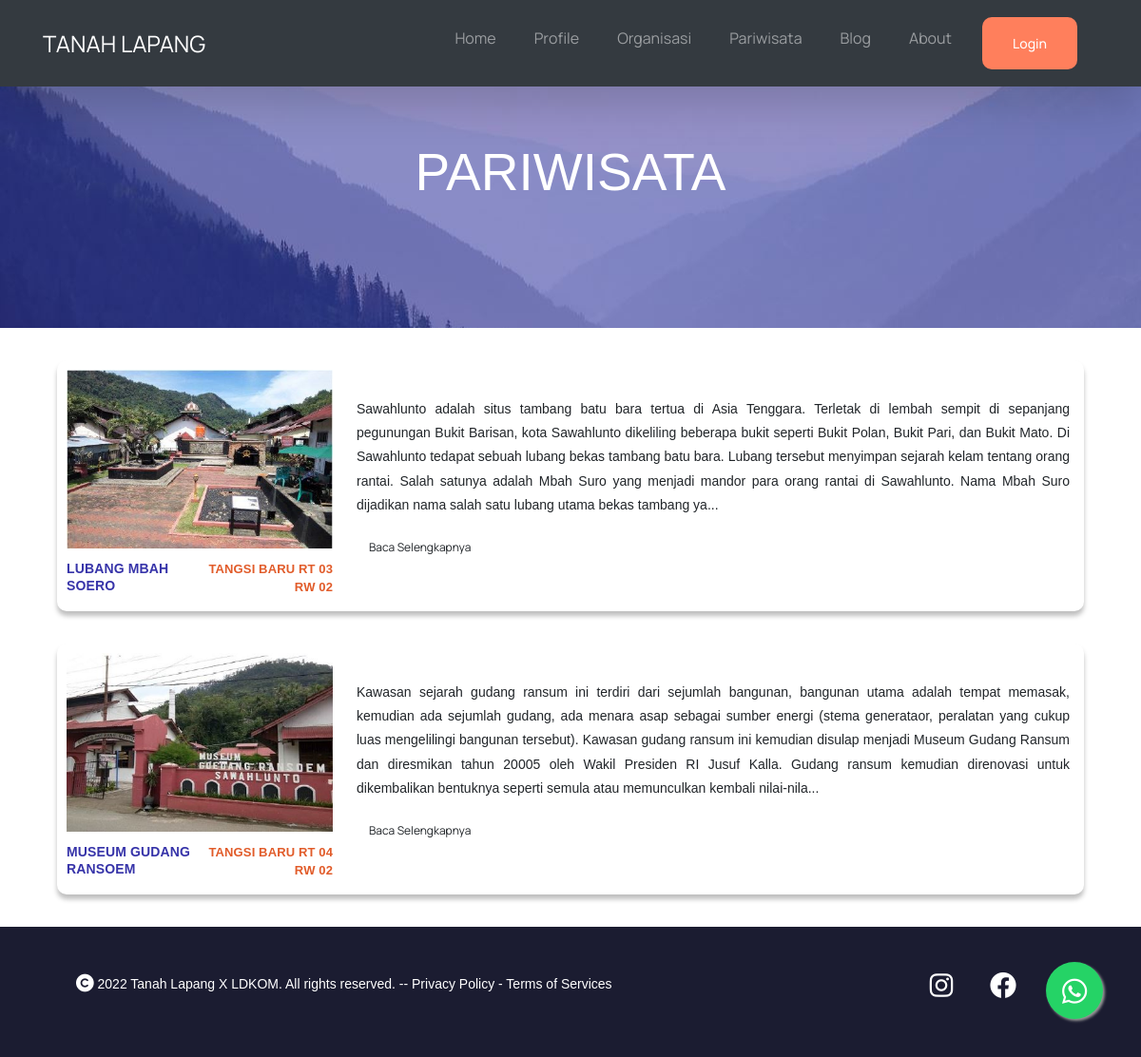
/pariwisata.php, run on the app's committed database.
### tables this page shows
CREATE TABLE `pariwisata_gambar` (
  `id_gambar` int(11) NOT NULL,
  `id_pariwisata` int(11) NOT NULL,
  `gambar` varchar(1000) NOT NULL,
  `image_createtime` datetime NOT NULL
);

CREATE TABLE `pariwisata` (
  `id` int(11) NOT NULL,
  `nama_wisata` varchar(500) NOT NULL,
  `tempat` varchar(1000) NOT NULL,
  `keterangan` text NOT NULL
);

### pariwisata.php (the view, shortened to what this page needs)
<!DOCTYPE html>
<html lang="en">
  <?php include("navbar.php"); ?>
    <div class="bgimg container-fluid banner">
      <div class="container text-center">
        <h1 style="font-size: 55px; padding-bottom:30px; padding-top: 20px;">PARIWISATA</h1>
      </div>
    </div>
    <?php
      include "connect.php";
      $sql = "SELECT * FROM pariwisata INNER JOIN pariwisata_gambar ON pariwisata.id = pariwisata_gambar.id_pariwisata GROUP BY pariwisata.id";
      $pariwisata = $conn->query($sql);
      while($data = $pariwisata -> fetch_assoc()){
    ?>
    <div class="konten">
      <div>
          <img  src="assets/img/pariwisata/<?php echo $data['gambar']?>" style="width: 300px; height:200px; padding: 10px 10px 2px 10px;" >
          <div style="display: flex; ">
          <h3  style="
                  width: 150px;
                  height: 40px;
                  left: 123px;
                  top: 133px;
                  font-style: normal;
                  font-weight: 700;
                  font-size: 14px;
                  line-height: 130%;
                  letter-spacing: 0.01em;
                  color: #3734A9;
                  padding-top: 10px;
                  padding-bottom: 3px;
                  padding-left: 10px;  text-align: left;"><?php echo $data['nama_wisata']?></h3>
          <p style="
          font-style: normal;
          font-weight: 600;
          font-size: 13px;
          line-height: 19px;
          letter-spacing: 0.01em;
          padding-top: 10px;
          color: #E15B29; width: 150px; text-align: right; padding-right: 10px;"><i class="bi bi-geo-alt me-2" aria-hidden="true" ></i><?php echo $data['tempat']?></p>
          </div>
      </div>
           <div class="container-fluid">
              <p style="padding-top: 4px;text-align: justify;"><?php echo substr($data['keterangan'], 0, 500)?>... </p>
              <a href="detail_pariwisata.php?id=<?php echo $data['id']?>" role="button" class="btn" style="border-left-width: 15px; border-right-width: 15px;border-width: 1px; margin-bottom:15px;
              font-size: 12px;">
                  Baca Selengkapnya
              </a>
      </div>
    </div>
    <?php } ?>
  </body>
</html>

### css/UIstyle.css (style rules this page uses)
body { background-color: #FAFBFF; }
.banner { padding-top: 10%; padding-bottom: 7%; color: #fff; }
.btn { font-family: Arial, "Helvetica Neue", Helvetica, sans-serif; font-size: 16pxs; background: #FF7F5C; border-radius: 47px; border-width: 10px; color: #ffffff; }
.konten { width: 90%; height: auto; background-color: #FFFFFF; box-shadow: 0px 5px 5px rgba(0, 0, 0, 0.25); border-radius: 10px; display: flex; margin: 34px auto 34px auto; position: relative; justify-content: space-evenly; align-items: center; }
.foo { background-color: #1B1C31; color: #FFFFFF; display: flex; justify-content: space-between; }
.copyright { padding-left: 80px; }
.kontak { padding-right: 64px; }
.kontak a { padding-left: 35px; color: #ffffff; }

### css/style.css (style rules this page uses)
body { font-family: 'Manrope', sans-serif; }
.btn { background: #3734A9; border-radius: 7px; color: white; padding: 25px ; text-align: center; text-decoration: none; font-size: 14px; font-weight: 500; font-family: 'Manrope', sans-serif; }

### navbar.php (style rules this page uses)
.bgimg { background-image: url('assets/img/bg2.JPG'); }

### data on the page
pariwisata_gambar: gambar (picture), id_pariwisata.nama_wisata "LUBANG MBAH SOERO", id_pariwisata.tempat "TANGSI BARU RT 03 RW 02", id_pariwisata.keterangan "Sawahlunto adalah situs tambang batu bara tertua di Asia Tenggara. Terletak di lembah sempit di sepanjang pegunungan Bukit Barisan, kota Sawahlunto dikeliling beberapa bukit seperti Bukit Polan, Bukit Pari, dan Bukit Mato. Di Sawahlunto tedapat sebuah lubang bekas tambang batu bara. Lubang tersebut menyimpan sejarah kelam tentang orang rantai. Salah satunya adalah Mbah Suro yang menjadi mandor para orang rantai di Sawahlunto. Nama Mbah Suro dijadikan nama salah satu lubang utama bekas tambang ya"
pariwisata_gambar: gambar (picture), id_pariwisata.nama_wisata "MUSEUM GUDANG RANSOEM", id_pariwisata.tempat "TANGSI BARU RT 04 RW 02", id_pariwisata.keterangan "Kawasan sejarah gudang ransum ini terdiri dari sejumlah bangunan, bangunan utama adalah tempat memasak, kemudian ada sejumlah gudang, ada menara asap sebagai sumber energi (stema generataor, peralatan yang cukup luas mengelilingi bangunan tersebut). Kawasan gudang ransum ini kemudian disulap menjadi Museum Gudang Ransum dan diresmikan tahun 20005 oleh Wakil Presiden RI Jusuf Kalla. Gudang ransum kemudian direnovasi untuk dikembalikan bentuknya seperti semula atau memunculkan kembali nilai-nila"
